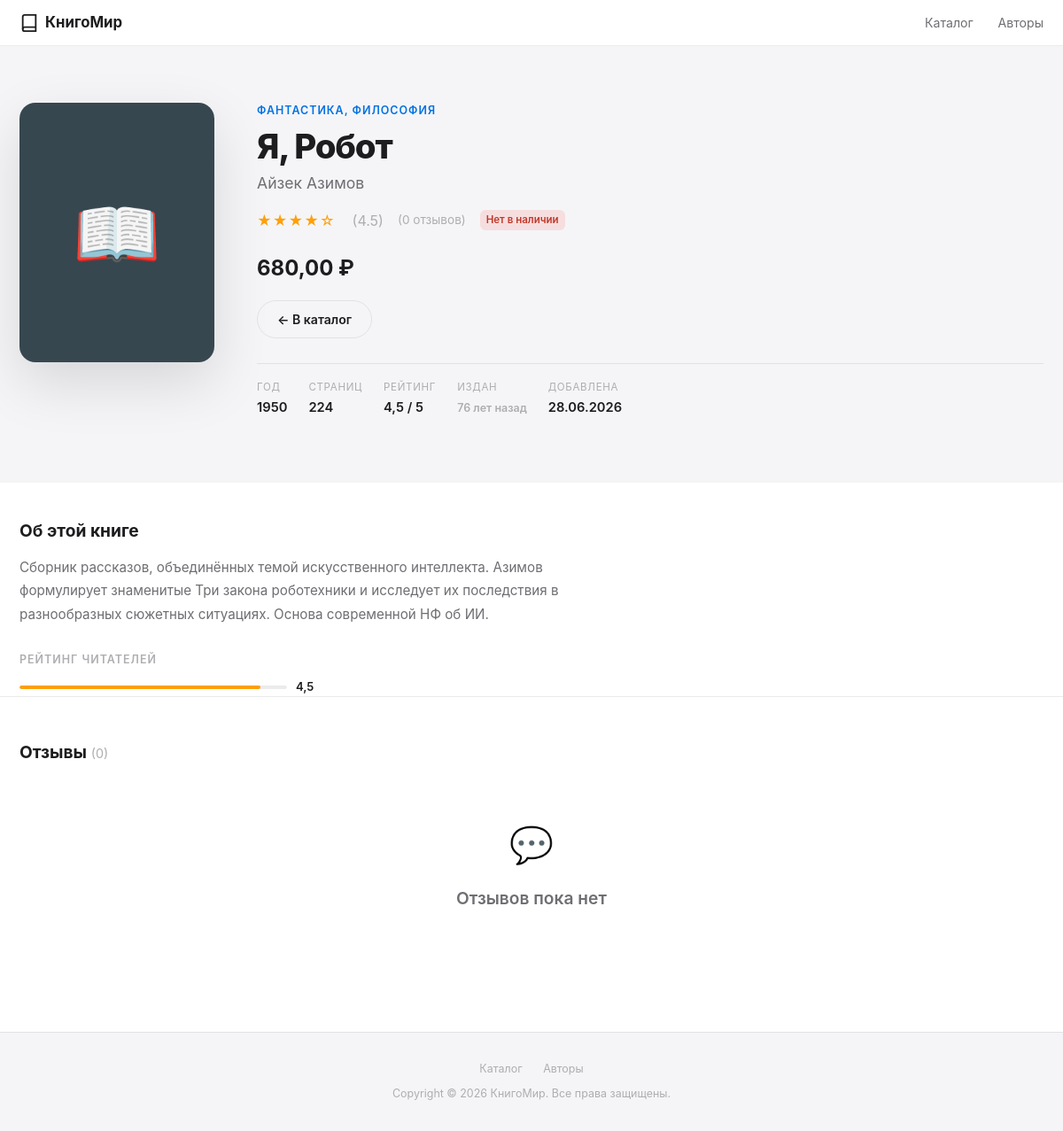
/book/22/, run on the app's committed database.
### catalog/models.py (models this page shows, shortened)
class Genre(models.Model):
    name = models.CharField('Название жанра', max_length=100, unique=True)
    slug = models.SlugField('Slug', max_length=100, unique=True)
    class Meta:
        verbose_name = 'Жанр'
        verbose_name_plural = 'Жанры'
        ordering = ['name']

class Book(models.Model):
    STATUS_AVAILABLE = 'available'
    STATUS_OUT_OF_STOCK = 'out_of_stock'
    STATUS_COMING_SOON = 'coming_soon'
    STATUS_CHOICES = [
        (STATUS_AVAILABLE, 'В наличии'),
        (STATUS_OUT_OF_STOCK, 'Нет в наличии'),
        (STATUS_COMING_SOON, 'Скоро в продаже'),
    ]
    title = models.CharField('Название', max_length=255)
    author = models.ForeignKey(
        Author,
        on_delete=models.CASCADE,
        verbose_name='Автор',
        related_name='books',
    )
    genres = models.ManyToManyField(
        Genre,
        verbose_name='Жанры',
        related_name='books',
        blank=True,
    )
    description = models.TextField('Описание')
    published_year = models.PositiveSmallIntegerField('Год издания')
    pages = models.PositiveSmallIntegerField('Количество страниц')
    price = models.DecimalField('Цена (руб.)', max_digits=8, decimal_places=2)
    rating = models.FloatField(
        'Рейтинг',
        default=0.0,
        validators=[MinValueValidator(0.0), MaxValueValidator(5.0)],
    )
    status = models.CharField(
        'Статус',
        max_length=20,
        choices=STATUS_CHOICES,
        default=STATUS_AVAILABLE,
    )
    created_at = models.DateTimeField('Добавлена', auto_now_add=True)
    cover_color = models.CharField(
        'Цвет обложки (HEX)',
        max_length=7,
        default='#4A90D9',
        help_text='Например: #4A90D9',
    )
    class Meta:
        verbose_name = 'Книга'
        verbose_name_plural = 'Книги'
        ordering = ['-created_at']
    @property
    def is_available(self):
        return self.status == self.STATUS_AVAILABLE

class Author(models.Model):
    first_name = models.CharField('Имя', max_length=100)
    last_name = models.CharField('Фамилия', max_length=100)
    birth_year = models.PositiveSmallIntegerField('Год рождения', null=True, blank=True)
    bio = models.TextField('Биография', blank=True)
    class Meta:
        verbose_name = 'Автор'
        verbose_name_plural = 'Авторы'
        ordering = ['last_name', 'first_name']
    @property
    def full_name(self):
        return f'{self.first_name} {self.last_name}'

### catalog/views.py (the view)
# urls.py: path('book/<int:pk>/', views.book_detail, name='book_detail'),
def book_detail(request, pk):
    book = get_object_or_404(
        Book.objects.select_related('author').prefetch_related('genres', 'reviews'),
        pk=pk,
    )
    reviews = book.reviews.all()
    context = {
        'book': book,
        'reviews': reviews,
        'reviews_count': reviews.count(),
    }
    return render(request, 'catalog/book_detail.html', context)

### catalog/templatetags/book_tags.py (called while the page is built)
@register.simple_tag
def site_name():
    return SITE_TITLE

@register.simple_tag
def star_rating(rating):
    try:
        rating = float(rating)
    except (TypeError, ValueError):
        rating = 0.0
    full_stars = int(rating)
    empty_stars = 5 - full_stars
    stars_html = '★' * full_stars + '☆' * empty_stars
    rating_str = f'{rating:.1f}'
    return format_html(
        '<span class="stars" title="Рейтинг {}/5">{}</span>'
        '<span class="rating-num">({})</span>',
        rating_str, stars_html, rating_str,
    )

@register.simple_tag
def book_age(published_year):
    try:
        years = date.today().year - int(published_year)
    except (TypeError, ValueError):
        return mark_safe('<span class="book-age">—</span>')
    if years == 0:
        label = 'В этом году'
    elif years == 1:
        label = '1 год назад'
    elif 2 <= years <= 4:
        label = f'{years} года назад'
    else:
        label = f'{years} лет назад'
    return format_html('<span class="book-age">{}</span>', label)

@register.filter(name='rubles')
def rubles(value):
    try:
        amount = float(value)
    except (TypeError, ValueError):
        return value
    integer_part = int(amount)
    decimal_part = round((amount - integer_part) * 100)
    formatted_int = f'{integer_part:,}'.replace(',', '\u00a0')  # неразрывный пробел
    return mark_safe(f'{formatted_int},{decimal_part:02d}\u00a0₽')

@register.filter(name='status_badge')
def status_badge(status):
    badges = {
        'available':    ('badge-green', 'В наличии'),
        'out_of_stock': ('badge-red',   'Нет в наличии'),
        'coming_soon':  ('badge-blue',  'Скоро в продаже'),
    }
    css_class, label = badges.get(status, ('badge-gray', status))
    return format_html(
        '<span class="badge {}">{}</span>',
        css_class, label,
    )

### catalog/templates/catalog/book_detail.html (shortened to what this page needs)
{% extends "catalog/base.html" %}
{% load book_tags %}
{% block content %}
<div class="detail-hero">
    <div class="detail-hero-inner">
        <div class="detail-cover-wrap" style="background:{{ book.cover_color }};">📖</div>
        <div>
            <div class="detail-eyebrow">
                {% for genre in book.genres.all %}{{ genre.name }}{% if not forloop.last %}, {% endif %}{% endfor %}
            </div>
            <h1 class="detail-title">{{ book.title }}</h1>
            <div class="detail-author">{{ book.author.full_name }}</div>
            <div class="detail-meta-row">
                {% star_rating book.rating %}
                <span style="color:var(--text-tertiary);font-size:.85rem;">({{ reviews_count }} отзывов)</span>
                {{ book.status|status_badge }}
            </div>
            <div class="detail-price-tag">
                {{ book.price|rubles }}
            </div>
            <div class="detail-actions" style="margin-top:18px;">
                <a class="btn btn-outline" href="{% url 'catalog:book_list' %}">← В каталог</a>
            </div>
            <div class="detail-facts">
                <div class="detail-fact-item">
                    <span class="detail-fact-label">Год</span>
                    <span class="detail-fact-value">{{ book.published_year }}</span>
                </div>
                <div class="detail-fact-item">
                    <span class="detail-fact-label">Страниц</span>
                    <span class="detail-fact-value">{{ book.pages }}</span>
                </div>
                <div class="detail-fact-item">
                    <span class="detail-fact-label">Рейтинг</span>
                    <span class="detail-fact-value">{{ book.rating|floatformat:1 }} / 5</span>
                </div>
                <div class="detail-fact-item">
                    <span class="detail-fact-label">Издан</span>
                    <span class="detail-fact-value">{% book_age book.published_year %}</span>
                </div>
                <div class="detail-fact-item">
                    <span class="detail-fact-label">Добавлена</span>
                    <span class="detail-fact-value">{{ book.created_at|date:"d.m.Y" }}</span>
                </div>
            </div>
        </div>
    </div>
</div>
<div class="container" style="padding-top:40px;padding-bottom:0;">
    <h2 style="font-size:1.2rem;font-weight:700;margin-bottom:14px;">Об этой книге</h2>
    <div style="font-size:.95rem;color:var(--text-secondary);line-height:1.75;max-width:680px;">
        {{ book.description|linebreaks }}
    </div>
    <div style="margin-top:28px;">
        <div style="font-size:.78rem;font-weight:600;text-transform:uppercase;letter-spacing:.08em;color:var(--text-tertiary);margin-bottom:12px;">Рейтинг читателей</div>
        <div class="rating-bar-wrap" style="max-width:340px;">
            <div class="rating-bar-track">
                <div class="rating-bar-fill" style="width:{% widthratio book.rating 5 100 %}%;"></div>
            </div>
            <span class="rating-bar-label">{{ book.rating|floatformat:1 }}</span>
        </div>
    </div>
</div>
<div class="reviews-section container">
    {% with count=reviews_count %}
    <h2 style="font-size:1.2rem;font-weight:700;margin-bottom:20px;">
        Отзывы
        <span style="font-size:.9rem;font-weight:400;color:var(--text-tertiary);">({{ count }})</span>
    </h2>
    {% endwith %}
    {% for review in reviews %}
    <div class="review-card">
        <div class="review-top">
            <span class="reviewer">{{ review.reviewer_name }}</span>
            <span class="review-date">{{ review.created_at|date:"d F Y" }}</span>
        </div>
        <div class="review-stars">
            {% for i in "12345" %}{% if forloop.counter <= review.score %}★{% else %}☆{% endif %}{% endfor %}
        </div>
        <p style="font-size:.9rem;color:var(--text-secondary);line-height:1.6;">{{ review.text }}</p>
    </div>
    {% empty %}
    <div class="empty-state" style="padding:40px 0;">
        <div class="empty-state-icon" style="font-size:2.5rem;">💬</div>
        <div class="empty-state-title">Отзывов пока нет</div>
    </div>
    {% endfor %}
</div>
{% endblock %}

### data on the page
Genre: name "ФАНТАСТИКА"
Genre: name "ФИЛОСОФИЯ"
Book: title "Я, Робот", author.full_name "Айзек Азимов", rating "★★★★☆ (4.5)", status|status_badge "Нет в наличии", price|rubles "680,00 ₽", published_year "1950", pages "224", rating "4,5", published_year "76 лет назад", created_at "28.06.2026", description "Сборник рассказов, объединённых темой искусственного интеллекта. Азимов формулирует знаменитые Три закона роботехники и исследует их последствия в разнообразных сюжетных ситуациях. Основа современной НФ об ИИ."

### other printed values
{{ reviews_count }} "0"
{{ count }} "0"
